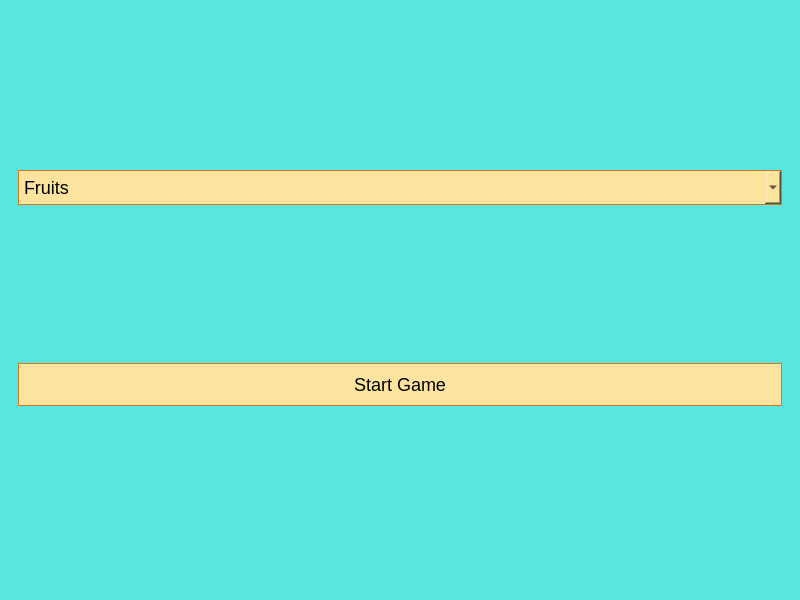
<?xml version="1.0" encoding="UTF-8"?>
<ui version="4.0">
 <class>MainWindow</class>
 <widget class="QMainWindow" name="MainWindow">
  <property name="geometry">
   <rect>
    <x>0</x>
    <y>0</y>
    <width>800</width>
    <height>600</height>
   </rect>
  </property>
  <property name="windowTitle">
   <string>Hangman Game</string>
  </property>
  <property name="styleSheet">
   <string notr="true">
    QWidget {
      background-color: #5AE6E0;
    }
    QLabel {
      color: #000000;
      font-size: 18px;
      text-shadow: 2px 2px 2px rgba(0, 0, 0, 0.3);
    }
    QPushButton {
      background-color: #FDE49E;
      color: #000000;
      border: 1px solid #DD761C;
      padding: 10px;
      font-size: 18px;
      text-shadow: 2px 2px 2px rgba(0, 0, 0, 0.3);
    }
    QPushButton:hover {
      background-color: #FEB941;
    }
    QLineEdit {
      background-color: #FDE49E;
      color: #000000;
      border: 1px solid #DD761C;
      padding: 5px;
      font-size: 18px;
      text-shadow: 2px 2px 2px rgba(0, 0, 0, 0.3);
    }
    QComboBox {
      background-color: #FDE49E;
      color: #000000;
      border: 1px solid #DD761C;
      padding: 5px;
      font-size: 18px;
      text-shadow: 2px 2px 2px rgba(0, 0, 0, 0.3);
    }
   </string>
  </property>
  <widget class="QWidget" name="centralWidget">
   <layout class="QVBoxLayout" name="verticalLayout">
    <item>
     <widget class="QStackedWidget" name="stackedWidget">
      <widget class="QWidget" name="startPage">
       <layout class="QVBoxLayout" name="verticalLayoutStartPage">
        <item>
         <widget class="QComboBox" name="categoryComboBox">
          <item>
           <property name="text">
            <string>Fruits</string>
           </property>
          </item>
          <item>
           <property name="text">
            <string>Animals</string>
           </property>
          </item>
          <item>
           <property name="text">
            <string>Countries</string>
           </property>
          </item>
          <item>
           <property name="text">
            <string>Colors</string>
           </property>
          </item>
         </widget>
        </item>
        <item>
         <widget class="QPushButton" name="startGameButton">
          <property name="text">
           <string>Start Game</string>
          </property>
         </widget>
        </item>
       </layout>
      </widget>
      <widget class="QWidget" name="gamePage">
       <layout class="QVBoxLayout" name="verticalLayoutGamePage">
        <item>
         <layout class="QGridLayout" name="wordGridLayout"/>
        </item>
        <item alignment="Qt::AlignHCenter">
         <widget class="QLabel" name="hangmanImageLabel"/>
        </item>
        <item>
         <widget class="QLineEdit" name="guessLineEdit"/>
        </item>
        <item>
         <widget class="QPushButton" name="pushButton">
          <property name="text">
           <string>Guess</string>
          </property>
         </widget>
        </item>
        <item>
         <widget class="QLabel" name="attemptsLabel">
          <property name="minimumSize">
           <size>
            <width>756</width>
            <height>96</height>
           </size>
          </property>
          <property name="maximumSize">
           <size>
            <width>756</width>
            <height>16777215</height>
           </size>
          </property>
         </widget>
        </item>
        <item>
         <widget class="QLabel" name="guessedLettersLabel"/>
        </item>
       </layout>
      </widget>
     </widget>
    </item>
   </layout>
  </widget>
  <widget class="QMenuBar" name="menuBar">
   <property name="geometry">
    <rect>
     <x>0</x>
     <y>0</y>
     <width>800</width>
     <height>25</height>
    </rect>
   </property>
  </widget>
  <widget class="QStatusBar" name="statusBar"/>
 </widget>
 <resources/>
 <connections/>
</ui>
